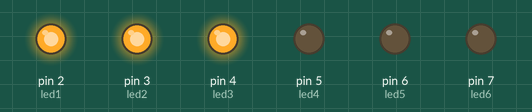
A sketch run on a simulated Arduino Uno, built with avr-gcc and run on an emulated ATmega328P. Parts: output pins drawn as LEDs (lit = HIGH). Random numbers use the default seed unless the sketch sets one; what the sketch prints to the serial monitor is not drawn. At 0.0 s the program stops and its outputs stay as they are.

Above: at 0.1 s.
Timing chart, 0 to 1.5 s (numbered marks = the images above):
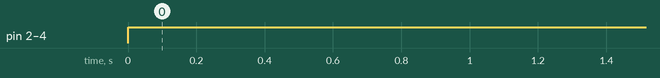

The sketch:

tamrin1_3.ino
```cpp
int led1 = 2;
int led2 = 3;
int led3 = 4;
int led4 = 5;
int led5 = 6;
int led6 = 7;
int long unsigned randNumber;
int val, i = 0;
void setup() {
  Serial.begin(9600);
  randomSeed(analogRead(0));
  pinMode(led1, OUTPUT);
  pinMode(led2, OUTPUT);
  pinMode(led3, OUTPUT);
  pinMode(led4, OUTPUT);
  pinMode(led5, OUTPUT);
  pinMode(led6, OUTPUT);
}

void loop() {
 randNumber = random(2, 8);
 Serial.print("randNumber =");
 Serial.println(randNumber -1);
 for(int i = 2; i <= randNumber; i++){
  digitalWrite(i, HIGH);
 }
 while (1);
}
```

Measured:
- by itself, pin 2 (led1), pin 3 (led2), pin 4 (led3): LOW → HIGH at 0.00 s
